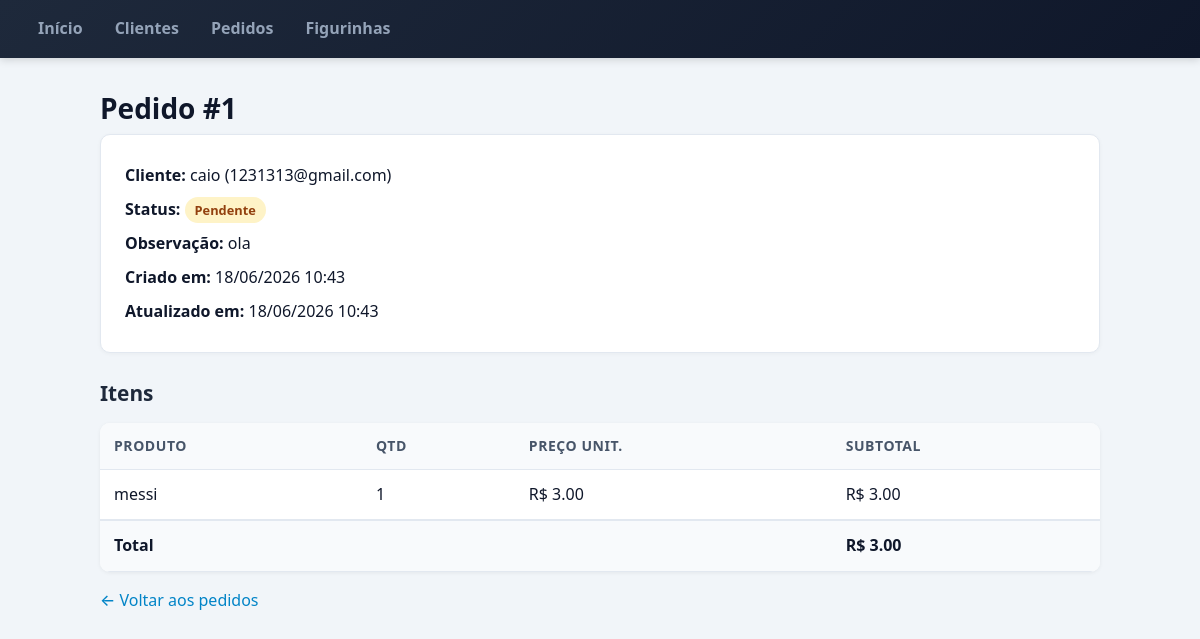
The page /pedidos/1 on the database its author committed.
### models/pedido.py (models this page shows, shortened)
class Pedido(ModeloBase):
    __tablename__ = "pedidos"
    cliente_id = db.Column(db.Integer, db.ForeignKey("clientes.id"), nullable=False)
    status = db.Column(db.String(30), nullable=False, default="pendente")
    observacao = db.Column(db.String(255), nullable=True)
    cliente = db.relationship("Cliente", back_populates="pedidos")
    itens = db.relationship(
        "ItemPedido", back_populates="pedido", cascade="all, delete-orphan"
    )
    @property
    def total(self):
        return sum(item.subtotal for item in self.itens)

class ItemPedido(ModeloBase):
    __tablename__ = "itens_pedido"
    pedido_id = db.Column(db.Integer, db.ForeignKey("pedidos.id"), nullable=False)
    produto = db.Column(db.String(120), nullable=False)
    quantidade = db.Column(db.Integer, nullable=False, default=1)
    preco_unitario = db.Column(db.Float, nullable=False)
    pedido = db.relationship("Pedido", back_populates="itens")
    @property
    def subtotal(self):
        return self.quantidade * self.preco_unitario

### models/cliente.py (models this page shows, shortened)
class Cliente(ModeloBase):
    __tablename__ = "clientes"
    nome = db.Column(db.String(120), nullable=False)
    email = db.Column(db.String(120), nullable=False)
    telefone = db.Column(db.String(20), nullable=True)
    pedidos = db.relationship(
        "Pedido", back_populates="cliente", lazy=True, cascade="all, delete-orphan"
    )

### controllers/pedidos_controller.py (the view)
@pedidos_bp.route("/<int:pedido_id>")
def detalhe(pedido_id):
    pedido = db.session.get(Pedido, pedido_id)
    if not pedido:
        return redirect(url_for("pedidos.listar"))
    return render_template("pedidos/detalhe.html", pedido=pedido)

### views/templates/pedidos/detalhe.html (shortened to what this page needs)
{% extends "layout.html" %}
{% block content %}
<h1>Pedido #{{ pedido.id }}</h1>
<div class="info-box">
    <p><strong>Cliente:</strong> {{ pedido.cliente.nome }} ({{ pedido.cliente.email }})</p>
    <p><strong>Status:</strong> <span class="status-badge status-{{ pedido.status }}">{{ pedido.status }}</span></p>
    <p><strong>Observação:</strong> {{ pedido.observacao or '—' }}</p>
    <p><strong>Criado em:</strong> {{ pedido.data_criacao.strftime('%d/%m/%Y %H:%M') }}</p>
    <p><strong>Atualizado em:</strong> {{ pedido.data_atualizacao.strftime('%d/%m/%Y %H:%M') }}</p>
</div>
<h2>Itens</h2>
<table>
    <thead>
        <tr>
            <th>Produto</th>
            <th>Qtd</th>
            <th>Preço unit.</th>
            <th>Subtotal</th>
        </tr>
    </thead>
    <tbody>
        {% for item in pedido.itens %}
        <tr>
            <td>{{ item.produto }}</td>
            <td>{{ item.quantidade }}</td>
            <td>R$ {{ "%.2f"|format(item.preco_unitario) }}</td>
            <td>R$ {{ "%.2f"|format(item.subtotal) }}</td>
        </tr>
        {% endfor %}
    </tbody>
    <tfoot>
        <tr>
            <td colspan="3"><strong>Total</strong></td>
            <td><strong>R$ {{ "%.2f"|format(pedido.total) }}</strong></td>
        </tr>
    </tfoot>
</table>
<p><a href="{{ url_for('pedidos.listar') }}">← Voltar aos pedidos</a></p>
{% endblock %}

### views/templates/layout.html (shortened to what this page needs)
<!DOCTYPE html>
<html lang="pt-br">
<head>
    <link rel="stylesheet" href="{{ url_for('static', filename='css/style.css') }}">
</head>
<body>
    <nav class="nav">
        <a href="{{ url_for('dashboard.index') }}">Início</a>
        <a href="{{ url_for('clientes.listar') }}">Clientes</a>
        <a href="{{ url_for('pedidos.listar') }}">Pedidos</a>
        <a href="{{ url_for('figurinhas.index') }}">Figurinhas</a>
    </nav>
    <main class="container">
        {% block content %}{% endblock %}
    </main>
</body>
</html>

### views/static/css/style.css (style rules this page uses)
*, *::before, *::after { box-sizing: border-box; }
body { font-family: "Segoe UI", system-ui, -apple-system, Arial, sans-serif; margin: 0; background: #f1f5f9; color: #0f172a; line-height: 1.6; }
h1 { font-size: 1.75rem; margin: 0 0 0.25rem; color: #0f172a; }
h2 { font-size: 1.3rem; margin: 1.5rem 0 0.75rem; color: #1e293b; }
.nav { background: linear-gradient(135deg, #1e293b, #0f172a); padding: 0 24px; display: flex; gap: 4px; align-items: center; box-shadow: 0 2px 8px rgba(0, 0, 0, 0.15); position: sticky; top: 0; z-index: 100; min-height: 56px; }
.nav a { color: #94a3b8; text-decoration: none; font-weight: 600; padding: 16px 14px; transition: color 0.2s, background 0.2s; border-radius: 6px 6px 0 0; }
.container { max-width: 1040px; margin: 0 auto; padding: 28px 20px; }
table { width: 100%; border-collapse: collapse; background: #fff; border-radius: 10px; overflow: hidden; box-shadow: 0 1px 4px rgba(0, 0, 0, 0.06); margin-bottom: 1rem; }
th, td { padding: 12px 14px; border-bottom: 1px solid #e2e8f0; text-align: left; }
th { background: #f8fafc; font-weight: 600; color: #475569; font-size: 0.875rem; text-transform: uppercase; letter-spacing: 0.04em; }
tbody tr:last-child td { border-bottom: none; }
tfoot td { background: #f8fafc; border-top: 2px solid #e2e8f0; font-weight: 600; }
.status-badge { display: inline-block; padding: 3px 10px; border-radius: 20px; font-size: 0.8rem; font-weight: 600; text-transform: capitalize; }
.status-pendente { background: #fef3c7; color: #92400e; }
form p a, p a { color: #0284c7; text-decoration: none; font-weight: 500; }
.info-box { background: #fff; border: 1px solid #e2e8f0; border-radius: 10px; padding: 20px 24px; margin-bottom: 24px; box-shadow: 0 1px 4px rgba(0, 0, 0, 0.04); }
.info-box p { margin: 8px 0; }

### rows shown on the page
Pedido: id "1", status "Pendente", observacao "ola", data_criacao "18/06/2026 10:43", data_atualizacao "18/06/2026 10:43"
Cliente: cliente.nome "caio", cliente.email "1231313@gmail.com"
ItemPedido: produto "messi", quantidade "1", preco_unitario "3.00", subtotal "3.00", total "3.00"
